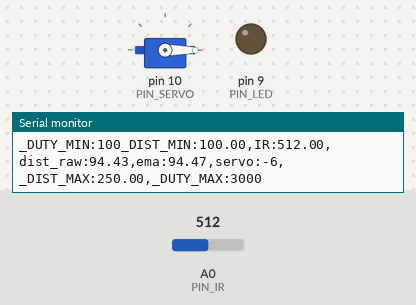
The sketch below on a simulated Arduino Uno, built with avr-gcc and run on an emulated ATmega328P. Shown: servo, output pins drawn as LEDs (lit = HIGH), the last lines printed to the serial monitor. The test bench sets the inputs (shaded band); at power-on: A0 (PIN_IR) = 512.

Above: at 1.2 s.
1.3 s: A0 (PIN_IR) set to 482
At 2.2 s:
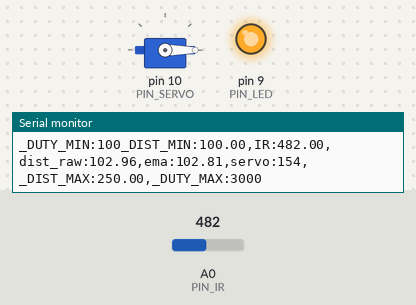
2.8 s: A0 (PIN_IR) set to 306
At 4.7 s:
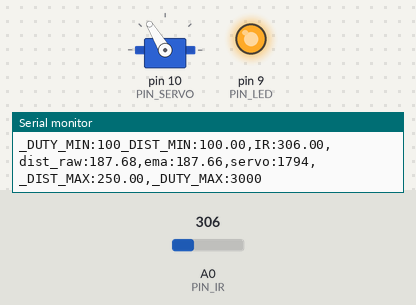
5.8 s: A0 (PIN_IR) set to 240
At 6.7 s:
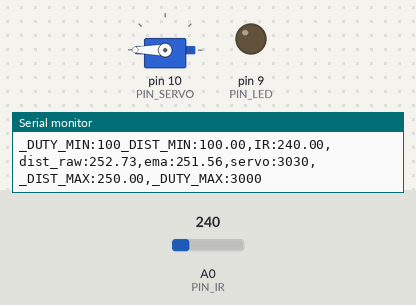
7.4 s: A0 (PIN_IR) set to 256
At 8.0 s:
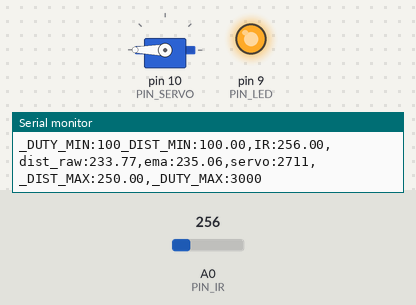
8.9 s: A0 (PIN_IR) set to 281
At 10.3 s:
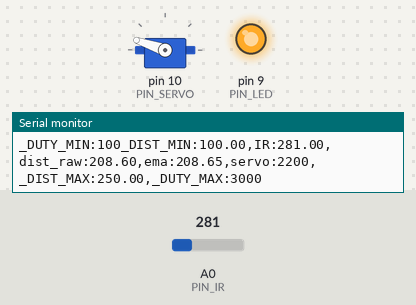
11.9 s: A0 (PIN_IR) set to 511
At 12.7 s:
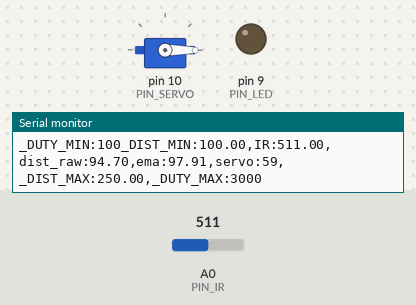
Timing chart, 0 to 14.9 s (numbered marks = the images above; inputs shaded):
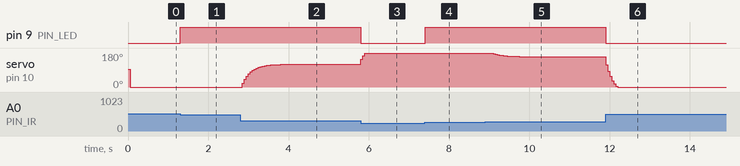

Measured:
- the behaviour switches between 493 and 492 on A0 (PIN_IR) (found by bisection; images 0 and 1)
- the behaviour switches between 242 and 243 on A0 (PIN_IR) (found by bisection; images 3 and 4)
- the behaviour switches between 270 and 271 on A0 (PIN_IR) (found by bisection; images 4 and 5)
- after the input at 1.3 s, pin 9 (PIN_LED): LOW → HIGH at once
- after the input at 2.8 s, servo on pin 10 (PIN_SERVO): moves from 0° to 121° over 1.1 s, starting after 0.05 s
- after the input at 5.8 s, pin 9 (PIN_LED): HIGH → LOW at once; servo on pin 10 (PIN_SERVO): 121° → 180° at once
- after the input at 7.4 s, pin 9 (PIN_LED): LOW → HIGH at once
- after the input at 8.9 s, servo on pin 10 (PIN_SERVO): moves from 180° to 161° over 0.65 s, starting after 0.20 s
- after the input at 11.9 s, pin 9 (PIN_LED): HIGH → LOW at once; servo on pin 10 (PIN_SERVO): 161° → 0° at once

The sketch:

sope.ino
```cpp
#include <Servo.h>

// 아두이노 핀 할당
#define PIN_IR    A0         // IR 센서 A0 핀
#define PIN_LED   9
#define PIN_SERVO 10

#define _DUTY_MIN 100       // 서보 모터 시계 방향 (0도) 위치
#define _DUTY_NEU 1500       // 서보 모터 중립 위치 (90도)
#define _DUTY_MAX 3000       // 서보 모터 반시계 방향 (180도) 위치

#define _DIST_MIN  100.0     // 최소 거리 100mm
#define _DIST_MAX  250.0     // 최대 거리 250mm

#define EMA_ALPHA 0.2        // EMA 필터 알파 값
#define LOOP_INTERVAL 50     // 루프 간격 (밀리초)

Servo myservo;
unsigned long last_loop_time = 0;   // 단위: 밀리초

float dist_prev = _DIST_MIN;
float dist_ema = _DIST_MIN;

void setup() {
  pinMode(PIN_LED, OUTPUT);

  myservo.attach(PIN_SERVO);
  myservo.writeMicroseconds(_DUTY_NEU);

  Serial.begin(1000000);    // 1,000,000 bps
}

void loop() {
  unsigned long time_curr = millis();
  int duty;
  float a_value, dist_raw;

  // 다음 이벤트 시간까지 대기
  if (time_curr < (last_loop_time + LOOP_INTERVAL))
    return;
  last_loop_time += LOOP_INTERVAL;

  a_value = analogRead(PIN_IR);
  dist_raw = ((6762.0 / (a_value - 9.0)) - 4.0) * 10.0;

  // 거리 범위 필터와 LED 제어
  if (dist_raw >= _DIST_MIN && dist_raw <= _DIST_MAX) {
    digitalWrite(PIN_LED, HIGH);  // 거리가 10cm ~ 25cm 범위 안일 때 LED 켜기
  } else {
    digitalWrite(PIN_LED, LOW);   // 범위를 벗어나면 LED 끄기
  }

  // EMA 필터 계산
  dist_ema = EMA_ALPHA * dist_raw + (1 - EMA_ALPHA) * dist_prev;
  dist_prev = dist_ema;  // 이전 거리 업데이트

  // dist_ema를 듀티 사이클로 비례 변환
  duty = ((dist_ema - _DIST_MIN) / (_DIST_MAX - _DIST_MIN)) * (_DUTY_MAX - _DUTY_MIN) + _DUTY_MIN;

  myservo.writeMicroseconds(duty);

  // 디버깅을 위한 시리얼 출력
  Serial.print("_DUTY_MIN:");  Serial.print(_DUTY_MIN);
  Serial.print("_DIST_MIN:");  Serial.print(_DIST_MIN);
  Serial.print(",IR:");        Serial.print(a_value);
  Serial.print(",dist_raw:");  Serial.print(dist_raw);
  Serial.print(",ema:");       Serial.print(dist_ema);
  Serial.print(",servo:");     Serial.print(duty);
  Serial.print(",_DIST_MAX:"); Serial.print(_DIST_MAX);
  Serial.print(",_DUTY_MAX:"); Serial.print(_DUTY_MAX);
  Serial.println("");
}
```
